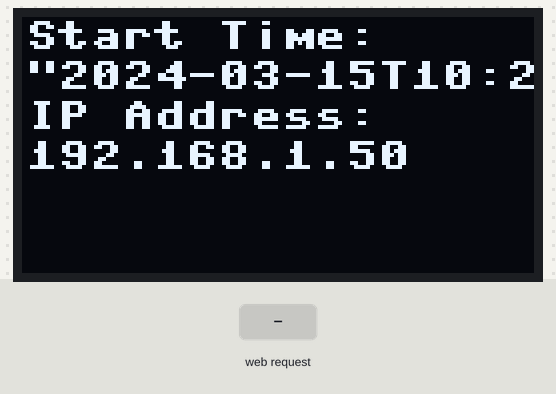
Simulated run of this program. Board: Raspberry Pi Pico running MicroPython. Parts: 128×64 one-colour display. The test bench sets the inputs (shaded band). WiFi joins after 1.5 s; the clock reads 2024-03-15 10:24:30 at power-on unless the program sets it; requests to the public web service named in the program get a made-up reply in its usual format after 0.4 s (London, UTC, broken clouds, 64 % humidity, 1013 hPa unless stated); what the program prints to the serial console is not drawn.

Above: at 3.6 s.
3.7 s: HTTP request GET / received
At 5.0 s:
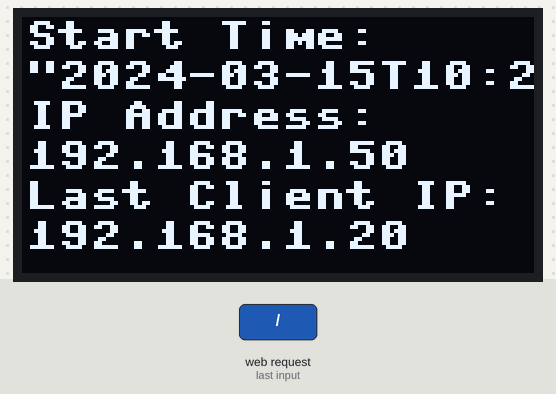
Timing chart, 0 to 6.7 s (numbered marks = the images above; inputs shaded):
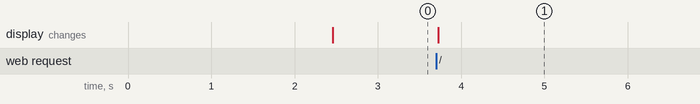

The program:

WebHost_with_ssd1306_Example_Pico.py
```python
# Based on sample code provided here :
# https://www.raspberrypi.com/news/how-to-run-a-webserver-on-raspberry-pi-pico-w/

import network
import socket
import time
from machine import Pin, I2C
from ssd1306 import SSD1306_I2C

WIDTH  = 128                                            # oled display width
HEIGHT = 64                                             # oled display height

i2c = I2C(0)                                            # Init I2C using I2C0 defaults, SCL=Pin(GP9), SDA=Pin(GP8), freq=400000

oled = SSD1306_I2C(WIDTH, HEIGHT, i2c)                  # Init oled display


ssid = 'MiKaH'
password = 'camjam123'

wlan = network.WLAN(network.STA_IF)
wlan.active(True)
wlan.connect(ssid, password)

connectCount = 0

#Default hosted website tex
html = """<!DOCTYPE html>
<html>
    <head>
    <style>
        h1 {text-align: center;}
        p {text-align: center;}
        div {text-align: center;}
    </style>
    <title>Print N Play</title> </head>
    <body> <h1>Pico W Hosted Website</h1>
        <p>%s</p>
        <a href="http://www.printnplay.ca">Print N Play Website</a>
    </body>
</html>
"""

max_wait = 10
while max_wait > 0:
    if wlan.status() < 0 or wlan.status() >= 3:
        break
    max_wait -= 1
    print('waiting for connection...')
    time.sleep(1)

if wlan.status() != 3:
    raise RuntimeError('network connection failed')
else:
    print('connected')
    status = wlan.ifconfig()
    print( 'ip = ' + status[0] )

addr = socket.getaddrinfo('0.0.0.0', 80)[0][-1]

s = socket.socket()
s.bind(addr)
s.listen(1)

# Get current time
import urequests
r = urequests.get('http://worldtimeapi.org/api/ip')
result = str(r.content)
startTime = result[int(result.find("datetime")) + 11:30 + result.find("datetime")]
oled.fill(0)
oled.text("Start Time:", 1, 1)
oled.text(startTime, 1, 11)
oled.text("IP Address:", 1, 21)
oled.text(str(status[0]), 1, 31)
oled.show()

print('Start Time', startTime)
print('listening on', addr)

# Listen for connections
while True:
    try:
        cl, addr = s.accept()
        clientIP = addr[0]
        print('client connected from', clientIP)
        request = cl.recv(1024)

        oled.fill(0)
        oled.text("Start Time:", 1, 1)
        oled.text(startTime, 1, 11)
        oled.text("IP Address:", 1, 21)
        oled.text(str(status[0]), 1, 31)
        oled.text("Last Client IP:", 1, 41)
        oled.text(clientIP, 1, 51)
        oled.show()
        request = str(request)
        connectCount += 1
        countText = "This site has been accessed " + str(connectCount) + " time since " + startTime

        response = html % countText

        cl.send('HTTP/1.0 200 OK\r\nContent-type: text/html\r\n\r\n')
        cl.send(response)
        cl.close()

    except OSError as e:
        cl.close()
        print('connection closed')
```

Measured:
- after the input at 3.7 s, the display: changes at once (image 1)
